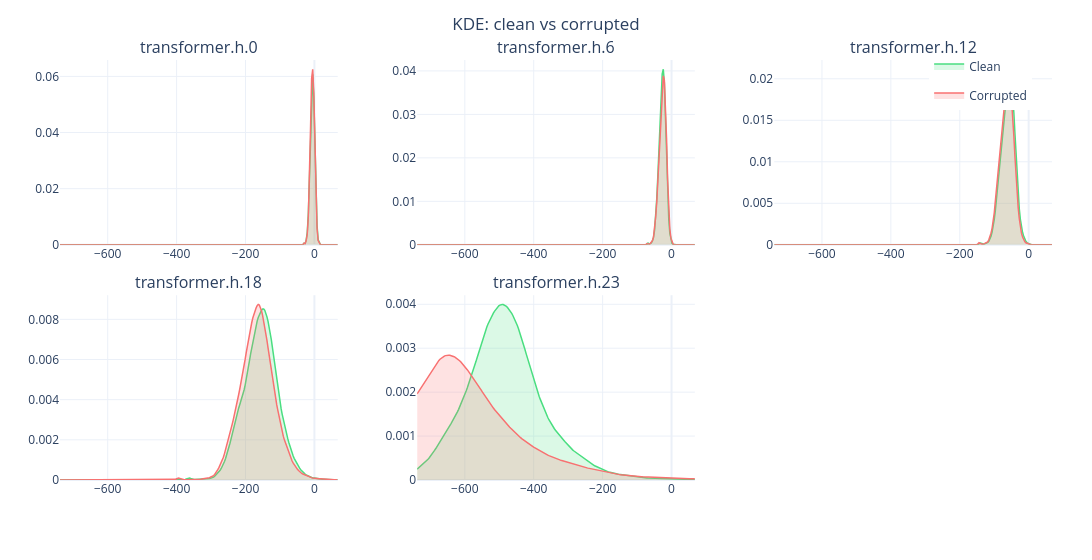

The notebook cell saved with this chart:
### Code cell
sample_layers = [
    block_layers[0],
    block_layers[len(block_layers) // 4],
    block_layers[len(block_layers) // 2],
    block_layers[3 * len(block_layers) // 4],
    block_layers[-1],
]
# Remove dupes (if model is small)
sample_layers = list(dict.fromkeys(sample_layers))

fig = plot_kde_grid(kdes, sample_layers, cols=min(len(sample_layers), 3))
fig.show()

### Figure 1 — Plotly figure (JSON) as saved in the notebook; plotly's stock layout.template omitted (floating-point values rounded to 4 significant figures; data arrays with more than 128 entries replaced by an {"elided": "..."} marker saying what was removed)
{"data": [{"fill": "tozeroy", "fillcolor": "rgba(74, 222, 128, 0.2)", "legendgroup": "clean", "line": {"color": "#4ade80", "width": 1.5}, "mode": "lines", "name": "Clean", "showlegend": true, "type": "scatter", "x": {"elided": "256 float values"}, "xaxis": "x", "y": {"elided": "256 float values"}, "yaxis": "y"}, {"fill": "tozeroy", "fillcolor": "rgba(248, 113, 113, 0.2)", "legendgroup": "corrupted", "line": {"color": "#f87171", "width": 1.5}, "mode": "lines", "name": "Corrupted", "showlegend": true, "type": "scatter", "x": {"elided": "256 float values"}, "xaxis": "x", "y": {"elided": "256 float values"}, "yaxis": "y"}, {"fill": "tozeroy", "fillcolor": "rgba(74, 222, 128, 0.2)", "legendgroup": "clean", "line": {"color": "#4ade80", "width": 1.5}, "mode": "lines", "name": "Clean", "showlegend": false, "type": "scatter", "x": {"elided": "256 float values"}, "xaxis": "x2", "y": {"elided": "256 float values"}, "yaxis": "y2"}, {"fill": "tozeroy", "fillcolor": "rgba(248, 113, 113, 0.2)", "legendgroup": "corrupted", "line": {"color": "#f87171", "width": 1.5}, "mode": "lines", "name": "Corrupted", "showlegend": false, "type": "scatter", "x": {"elided": "256 float values"}, "xaxis": "x2", "y": {"elided": "256 float values"}, "yaxis": "y2"}, {"fill": "tozeroy", "fillcolor": "rgba(74, 222, 128, 0.2)", "legendgroup": "clean", "line": {"color": "#4ade80", "width": 1.5}, "mode": "lines", "name": "Clean", "showlegend": false, "type": "scatter", "x": {"elided": "256 float values"}, "xaxis": "x3", "y": {"elided": "256 float values"}, "yaxis": "y3"}, {"fill": "tozeroy", "fillcolor": "rgba(248, 113, 113, 0.2)", "legendgroup": "corrupted", "line": {"color": "#f87171", "width": 1.5}, "mode": "lines", "name": "Corrupted", "showlegend": false, "type": "scatter", "x": {"elided": "256 float values"}, "xaxis": "x3", "y": {"elided": "256 float values"}, "yaxis": "y3"}, {"fill": "tozeroy", "fillcolor": "rgba(74, 222, 128, 0.2)", "legendgroup": "clean", "line": {"color": "#4ade80", "width": 1.5}, "mode": "lines", "name": "Clean", "showlegend": false, "type": "scatter", "x": {"elided": "256 float values"}, "xaxis": "x4", "y": {"elided": "256 float values"}, "yaxis": "y4"}, {"fill": "tozeroy", "fillcolor": "rgba(248, 113, 113, 0.2)", "legendgroup": "corrupted", "line": {"color": "#f87171", "width": 1.5}, "mode": "lines", "name": "Corrupted", "showlegend": false, "type": "scatter", "x": {"elided": "256 float values"}, "xaxis": "x4", "y": {"elided": "256 float values"}, "yaxis": "y4"}, {"fill": "tozeroy", "fillcolor": "rgba(74, 222, 128, 0.2)", "legendgroup": "clean", "line": {"color": "#4ade80", "width": 1.5}, "mode": "lines", "name": "Clean", "showlegend": false, "type": "scatter", "x": {"elided": "256 float values"}, "xaxis": "x5", "y": {"elided": "256 float values"}, "yaxis": "y5"}, {"fill": "tozeroy", "fillcolor": "rgba(248, 113, 113, 0.2)", "legendgroup": "corrupted", "line": {"color": "#f87171", "width": 1.5}, "mode": "lines", "name": "Corrupted", "showlegend": false, "type": "scatter", "x": {"elided": "256 float values"}, "xaxis": "x5", "y": {"elided": "256 float values"}, "yaxis": "y5"}], "layout": {"annotations": [{"font": {"size": 16}, "showarrow": false, "text": "transformer.h.0", "x": 0.14, "xanchor": "center", "xref": "paper", "y": 1, "yanchor": "bottom", "yref": "paper"}, {"font": {"size": 16}, "showarrow": false, "text": "transformer.h.6", "x": 0.5, "xanchor": "center", "xref": "paper", "y": 1, "yanchor": "bottom", "yref": "paper"}, {"font": {"size": 16}, "showarrow": false, "text": "transformer.h.12", "x": 0.86, "xanchor": "center", "xref": "paper", "y": 1, "yanchor": "bottom", "yref": "paper"}, {"font": {"size": 16}, "showarrow": false, "text": "transformer.h.18", "x": 0.14, "xanchor": "center", "xref": "paper", "y": 0.44, "yanchor": "bottom", "yref": "paper"}, {"font": {"size": 16}, "showarrow": false, "text": "transformer.h.23", "x": 0.5, "xanchor": "center", "xref": "paper", "y": 0.44, "yanchor": "bottom", "yref": "paper"}], "font": {"size": 12}, "height": 560, "legend": {"x": 0.98, "xanchor": "right", "y": 1.02}, "margin": {"b": 80, "l": 60, "r": 40, "t": 60}, "title": {"text": "KDE: clean vs corrupted", "x": 0.5, "xanchor": "center"}, "width": 1200, "xaxis": {"anchor": "y", "domain": [0, 0.28]}, "xaxis2": {"anchor": "y2", "domain": [0.36, 0.64]}, "xaxis3": {"anchor": "y3", "domain": [0.72, 1]}, "xaxis4": {"anchor": "y4", "domain": [0, 0.28]}, "xaxis5": {"anchor": "y5", "domain": [0.36, 0.64]}, "xaxis6": {"anchor": "y6", "domain": [0.72, 1]}, "yaxis": {"anchor": "x", "domain": [0.56, 1]}, "yaxis2": {"anchor": "x2", "domain": [0.56, 1]}, "yaxis3": {"anchor": "x3", "domain": [0.56, 1]}, "yaxis4": {"anchor": "x4", "domain": [0, 0.44]}, "yaxis5": {"anchor": "x5", "domain": [0, 0.44]}, "yaxis6": {"anchor": "x6", "domain": [0, 0.44]}}}
